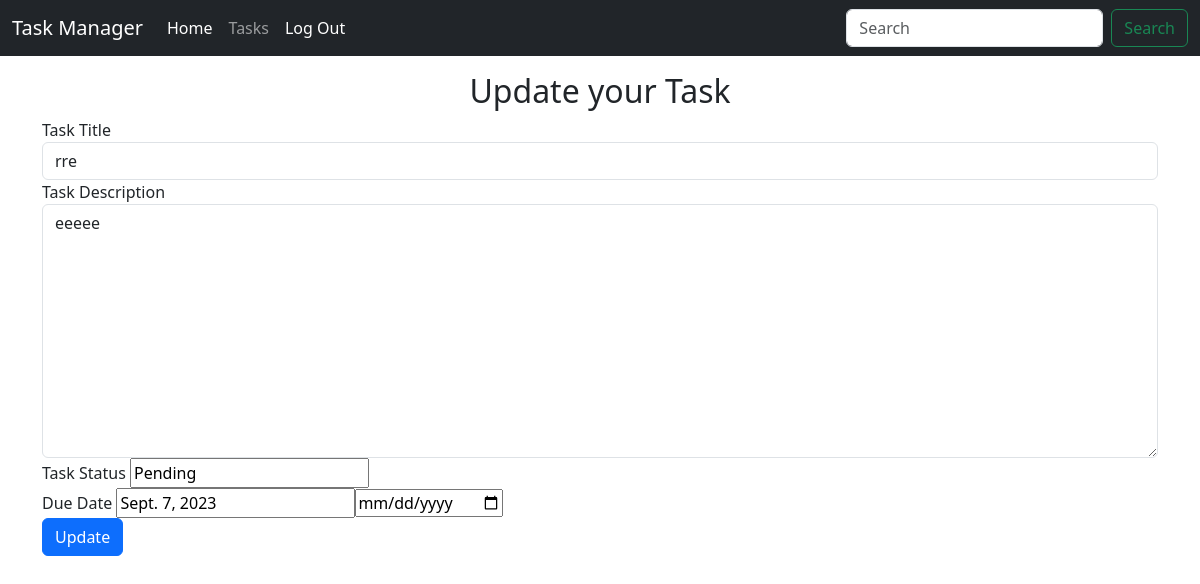
Screenshot of /update/6 (signed in) with the database file from the repository.
### home/models.py (models this page shows, shortened)
class Task(models.Model):
        id=models.AutoField(primary_key=True)
        taskTitle = models.CharField(max_length=30)
        taskDesc = models.TextField()
        date_field= models.DateField()
        time = models.DateField(auto_now_add=True)
        PENDING="Pending"
        COMPLETED="Completed"
        PROGRESS="Progress"
        STATUS=[
                (PENDING,'Pending'), (COMPLETED,'Completed'), (PROGRESS,'Progress')
        ]
        status=models.CharField(max_length=200, choices=STATUS, default=PENDING)

### home/views.py (the view, shortened to what this page needs)
# urls.py: path('update/<int:id>', views.update,name='update'),
@login_required(login_url='login')
def update(request,id):
    task = Task.objects.get(id=id)
    context={'id': task.id,'title': task.taskTitle, 'description': task.taskDesc, 'status':task.status,'date':task.date_field}
    print(context)
    return render(request,'update.html',context)

### templates/update.html (shortened to what this page needs)
<!doctype html>
<html lang="en">
  <head>
    <link href="https://cdn.jsdelivr.net/npm/bootstrap@5.3.1/dist/css/bootstrap.min.css" rel="stylesheet">
  </head>
  <body>
    <nav class="navbar navbar-expand-lg navbar-dark bg-dark">
        <div class="container-fluid">
          <a class="navbar-brand" href="/home">Task Manager</a>
          <div class="collapse navbar-collapse" id="navbarSupportedContent">
            <ul class="navbar-nav me-auto mb-2 mb-lg-0">
              <li class="nav-item">
                <a class="nav-link active" aria-current="page" href="/home">Home</a>
              </li>
              <li class="nav-item">
                <a class="nav-link" href="/tasks">Tasks</a>
              </li>
              <li class="nav-item">
                <a class="nav-link active" href="{% url 'logout' %}">Log Out</a>
              </li>
            </ul>
            <form class="d-flex" role="search">
              <input class="form-control me-2" type="search" placeholder="Search" aria-label="Search">
              <button class="btn btn-outline-success" type="submit">Search</button>
            </form>
          </div>
        </div>
      </nav>
      <div class="container my-3">
        <h2 class="text-center"> Update your Task</h2>
        <form action="/update/{{id}}" method="POST">
            <div class="form-group">
              <label for="title">Task Title</label>
              <input type="text" class="form-control" value="{{title}}"id="title"  name="title">
            </div>
            <div class="form-group">
              <label for="desc">Task Description</label>
              <textarea class="form-control" name="desc" id="desc" cols="30" rows="10">{{description}} </textarea>
            </div>
            <div class="form-group">
              <label for="status">Task Status</label>
              <input name="status"  cols="30" rows="10"value="{{status}}">
            </div>
            <div class="form-group">
              <label for="date">Due Date</label>
              <input  name="date" value="{{date}}"  cols="30" rows="10"><input  name="date" value="{{date}}"  cols="30" rows="10" type="date">
            </div>
            <button type="submit" class="btn btn-primary">Update</button>
          </form>
      </div>
  </body>
</html>

### rows the page displays
Task: title "rre", desc "eeeee", date "Sept. 7, 2023"
